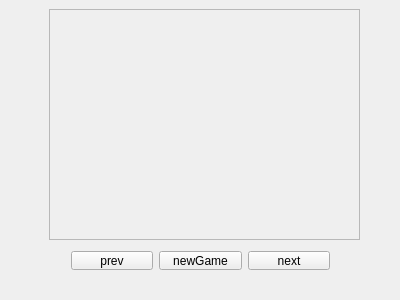
<?xml version="1.0" encoding="UTF-8"?>
<ui version="4.0">
 <class>Widget</class>
 <widget class="QWidget" name="Widget">
  <property name="geometry">
   <rect>
    <x>0</x>
    <y>0</y>
    <width>400</width>
    <height>300</height>
   </rect>
  </property>
  <property name="windowTitle">
   <string>Widget</string>
  </property>
  <widget class="QFrame" name="frame">
   <property name="geometry">
    <rect>
     <x>49</x>
     <y>9</y>
     <width>311</width>
     <height>231</height>
    </rect>
   </property>
   <property name="frameShape">
    <enum>QFrame::StyledPanel</enum>
   </property>
   <property name="frameShadow">
    <enum>QFrame::Raised</enum>
   </property>
  </widget>
  <widget class="QWidget" name="">
   <property name="geometry">
    <rect>
     <x>60</x>
     <y>240</y>
     <width>281</width>
     <height>41</height>
    </rect>
   </property>
   <layout class="QHBoxLayout" name="horizontalLayout">
    <item>
     <widget class="QPushButton" name="prevButton">
      <property name="text">
       <string>prev</string>
      </property>
     </widget>
    </item>
    <item>
     <widget class="QPushButton" name="newGameButton">
      <property name="text">
       <string>newGame</string>
      </property>
     </widget>
    </item>
    <item>
     <widget class="QPushButton" name="nextButton">
      <property name="text">
       <string>next</string>
      </property>
     </widget>
    </item>
   </layout>
  </widget>
 </widget>
 <layoutdefault spacing="6" margin="11"/>
 <resources/>
 <connections/>
</ui>
